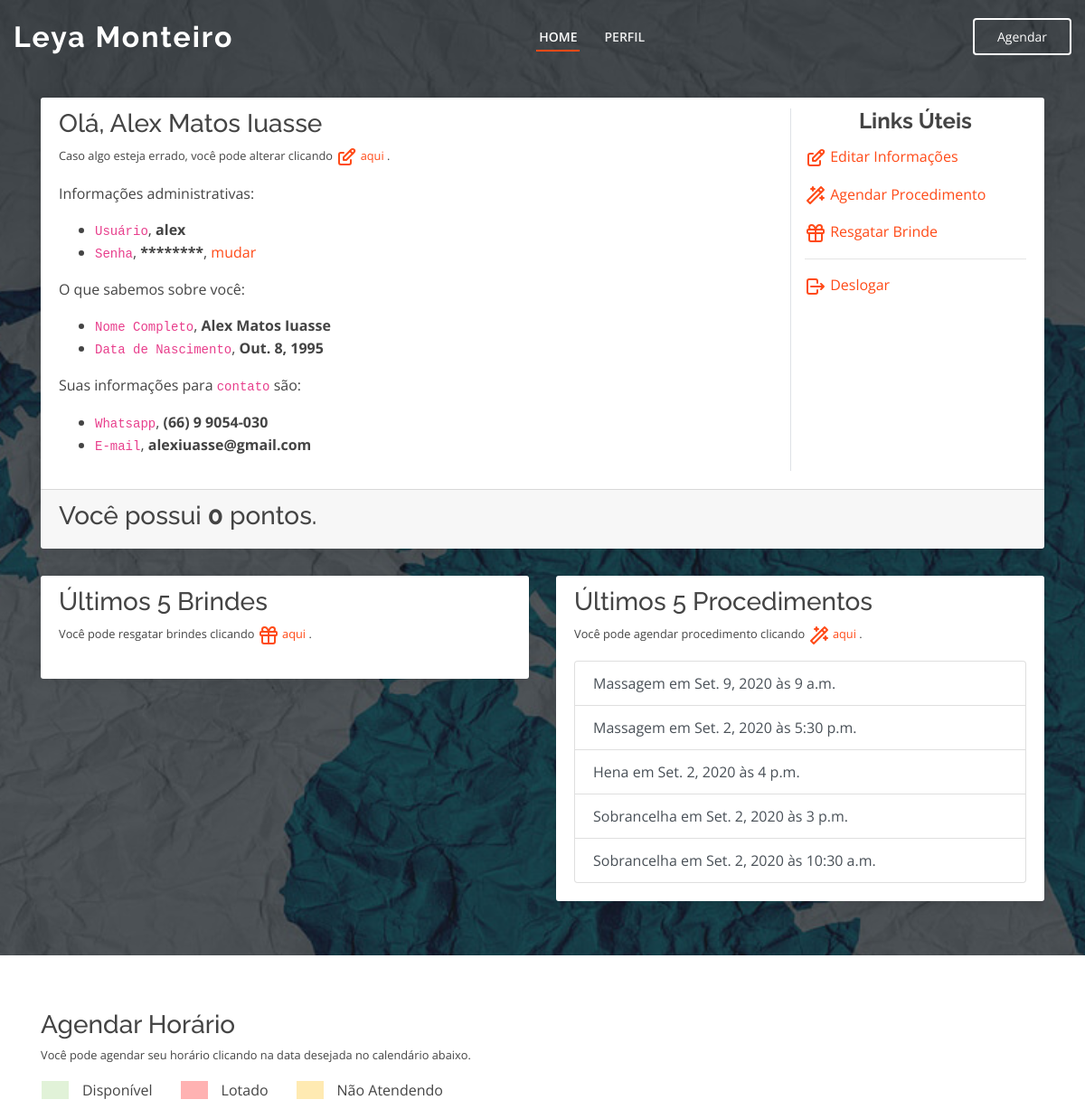
/user/profile/frontend/ (signed in, upper part), run on an earlier commit of the app's database.
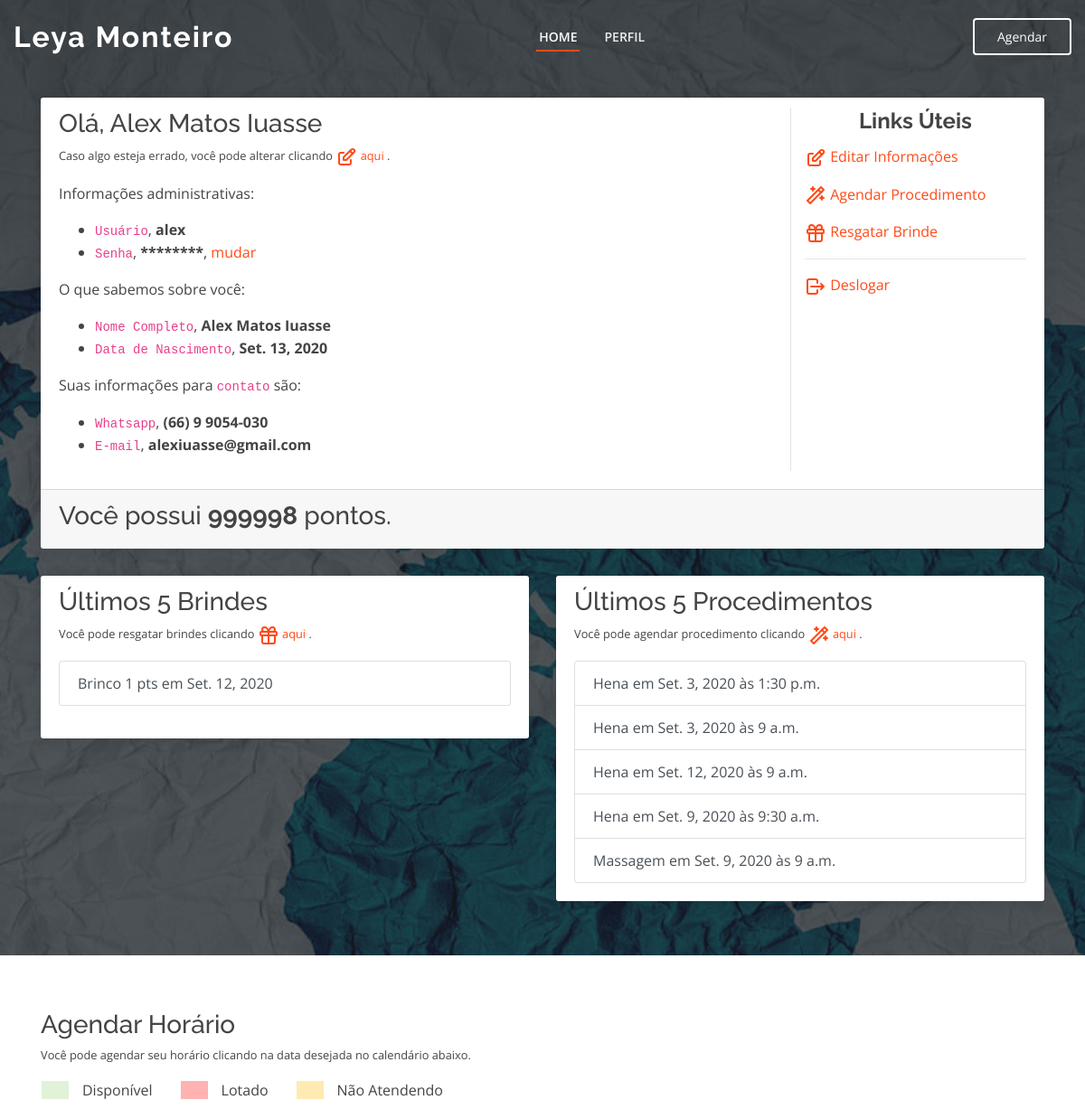
And on a later commit of the database.
### users/models.py (models this page shows, shortened)
class CustomUser(AbstractUser):
    birth_day = models.DateField('data de nascimento', blank=True, null=True)
    whatsapp = models.CharField('whatsapp', max_length=16)
    total_of_points = models.IntegerField(default=0, verbose_name='Total de pontos')
    def get_full_name(self):
        return "{} {}".format(self.first_name, self.last_name)
    @property
    def get_edit_url_frontend(self):
        return reverse('users:customuser:edit_frontend')
    def is_birthday(self):
        today = datetime.today()
        return self.birth_day.day == today.day and self.birth_day.month == today.month if self.birth_day else False
    def get_service_sorted_by_actual_month(self):
        return self.orderofservice_set.all().order_by('-id')[:5]
    @property
    def sorted_reward_set(self):
        return self.rewardretrieved_set.order_by('-date', '-id')[:5]

class RewardRetrieved(BaseModel):
    reward = models.ForeignKey("config.Reward", on_delete=models.PROTECT, verbose_name="Brinde")
    points = models.IntegerField("Pontos", default=0)
    quantity = models.IntegerField("Quantidade", default=1)
    date = models.DateField("Data", default=timezone.localtime(timezone.now()))
    retrieved = models.BooleanField("Resgatado", default=False, help_text="Esse brinde já foi resgatado?")
    customer = models.ForeignKey("users.CustomUser", on_delete=models.CASCADE, verbose_name="Cliente")

### service/models.py (models this page shows, shortened)
class OrderOfService(BaseModel):
    type_of_service = models.ForeignKey("config.TypeOfService", verbose_name="Procedimento", on_delete=models.SET_NULL,
                                        null=True)
    status = models.ForeignKey("config.StatusService", verbose_name="Status", on_delete=models.PROTECT)
    finished = models.BooleanField("finalizado", default=False)
    counted = models.BooleanField("contabilizado", default=False, help_text="Procedimento já foi contabilizado?")
    confirmed = models.BooleanField("confirmado", default=False, help_text="Procedimento foi confirmado?")
    canceled = models.BooleanField("cancelado", default=False, help_text="Procedimento foi cancelado?")
    date = models.DateField("Data", default=timezone.localtime(timezone.now()))
    time = models.TimeField("Hora", default=timezone.localtime(timezone.now()))
    observation = models.TextField("observação", blank=True)
    customer = models.ForeignKey("users.CustomUser", verbose_name="Cliente", on_delete=models.CASCADE, blank=True,
                                 null=True)
    def get_absolute_url_frontend(self):
        return reverse('service:orderofservice:get_frontend', kwargs={'pk': self.pk})

### config/models.py (models this page shows, shortened)
class BaseConfigModel(BaseModel):
    name = models.CharField("nome", max_length=128)
    def __str__(self):
        return self.name
    class Meta:
        abstract = True

class TypeOfService(BaseConfigModel):
    contextual = models.CharField("cor", default="#ffffff", max_length=7,
                                  help_text="Escolha uma cor para representar esse procedimento!")
    time = models.FloatField("tempo", default=30, help_text="Coloque o tempo em minutos, ex.: 1hr = 60min")
    value = models.DecimalField("Valor", max_digits=11, decimal_places=2, default=0,
                                help_text="Valor do procedimento, ele será usado para auto preenchimento de alguns "
                                          "campos!")
    rewarded_points = models.IntegerField("pontos ganhos", default=0)
    description = models.TextField("Descrição", blank=True, help_text="Usado no site para descrever o procedimento")
    image = models.ImageField("Foto", upload_to='images/', help_text="Foto representando o procedimento.",
                              blank=True, null=True)

class Reward(BaseConfigModel):
    contextual = models.CharField("cor", default="#ffffff", max_length=7,
                                  help_text="Escolha uma cor para representar esse brinde!")
    quantity_in_points = models.IntegerField("quantidade de pontos", default=1)
    available = models.BooleanField("Disponível", default=True)
    description = models.TextField("Descrição", blank=True, help_text="Usado no site para descrever o brinde")
    image = models.ImageField("Foto", upload_to='images/', help_text="Foto representando o brinde.",
                              blank=True, null=True)

### users/views.py (the view)
# urls.py: path('profile/frontend/', CustomUserProfileFrontend.as_view(), name='profile_frontend'),
class CustomUserProfileFrontend(LoginRequiredMixin, View):
    template = 'homepage/profile.html'
    title = TITLE_VIEW_USER
    subtitle = SUBTITLE_USER
    def get(self, request):
        obj = request.user
        return render(request, self.template, {
            'obj': obj,
            'start_date': datetime.today().date
        })

### frontend/templates/homepage/profile.html (shortened to what the changed rows need)
{% extends './homepage.html' %}
{% load l10n %}
{% load static %}
{% block custom_css %}
<link href="{% static 'custom/css/custom-css.css' %}" rel="stylesheet"/>
<link href="{% static 'dist/libs/fullcalendar/dist/main.min.css' %}" rel="stylesheet"/>
{% endblock %}
{% block header %}{% include './header.html' with header_class='fixed-top ' homepage=False %}{% endblock %}
{% block main %}
<main id="main">
    <section class="profile" id="profile">
        <div class="container mt-5" data-aos="fade-up">
            <div class="card {% if obj.is_birthday %}mt-4{% endif %}">
                <div class="card-body">
                    <div class="row">
                        <div class="col-lg-9 border-right">
                            <h3>Olá, {{obj.get_full_name}}</h3>
                            <p class="small">
                                Caso algo esteja errado, você pode alterar clicando
                                <a href="{{obj.get_edit_url_frontend}}">
                                </a>
                                .
                            </p>
                            <p>Informações administrativas:</p>
                            <ul>
                                <li><code>Usuário</code>, <span class="font-weight-bold">{{obj.username}}</span></li>
                                <li>
                                </li>
                            </ul>
                            <p>O que sabemos sobre você:</p>
                            <ul>
                                <li><code>Nome Completo</code>, <span
                                        class="font-weight-bold">{{obj.get_full_name}}</span></li>
                                <li><code>Data de Nascimento</code>, <span
                                        class="font-weight-bold">{{obj.birth_day}}</span>
                                </li>
                            </ul>
                            <p>Suas informações para <code>contato</code> são:</p>
                            <ul>
                                <li><code>Whatsapp</code>, <span class="font-weight-bold">{{obj.whatsapp}}</span></li>
                                <li><code>E-mail</code>, <span class="font-weight-bold">{{obj.email}}</span></li>
                            </ul>
                        </div>
                    </div>
                </div>
                <div class="card-footer">
                    <h3>
                        Você possui
                        <span class="font-weight-bold" data-toggle="counter-up">
                            {{obj.total_of_points|unlocalize}}
                        </span>
                        pontos.
                    </h3>
                </div>
            </div>
        </div>
        <div class="container" data-aos="fade-up">
            <div class="row">
                <div class="col-lg-6">
                    <div class="card">
                        <div class="card-body">
                            <div class="row">
                                <div class="col">
                                    <div class="list-group">
                                        {% for r in obj.sorted_reward_set %}
                                        <p class="list-group-item list-group-item-action">
                                            {{r.reward.name}}
                                            <span data-toggle="counter-up">{{r.points}}</span> pts
                                            em {{r.date}}
                                        </p>
                                        {% endfor %}
                                    </div>
                                </div>
                            </div>
                        </div>
                    </div>
                </div>
                <div class="col-lg-6">
                    <div class="card">
                        <div class="card-body">
                            <div class="list-group">
                                {% for s in obj.get_service_sorted_by_actual_month %}
                                <a class="list-group-item list-group-item-action"
                                   href="{{s.get_absolute_url_frontend}}">
                                    {{s.type_of_service}} em {{s.date}} às {{s.time}}
                                </a>
                                {% endfor %}
                            </div>
                        </div>
                    </div>
                </div>
            </div>
        </div>
    </section>
</main>
{% endblock %}

What changed in the data, as far as the page shows it:
no longer on this page (row unchanged): OrderOfService: type_of_service "Massagem", date "Set. 2, 2020", time "5:30 p.m."
no longer on this page (row unchanged): OrderOfService: type_of_service "Hena", date "Set. 2, 2020", time "4 p.m."
no longer on this page (row unchanged): OrderOfService: type_of_service "Sobrancelha", date "Set. 2, 2020", time "3 p.m."
no longer on this page (row unchanged): OrderOfService: type_of_service "Sobrancelha", date "Set. 2, 2020", time "10:30 a.m."
changed CustomUser "Alex Matos Iuasse": birth_day "Out. 8, 1995" → "Set. 13, 2020"; total_of_points "0" → "999998"
added RewardRetrieved: reward.name "Brinco", points "1", date "Set. 12, 2020"
added OrderOfService: type_of_service "Hena", date "Set. 3, 2020", time "1:30 p.m."
added OrderOfService: type_of_service "Hena", date "Set. 3, 2020", time "9 a.m."
added OrderOfService: type_of_service "Hena", date "Set. 12, 2020", time "9 a.m."
added OrderOfService: type_of_service "Hena", date "Set. 9, 2020", time "9:30 a.m."
